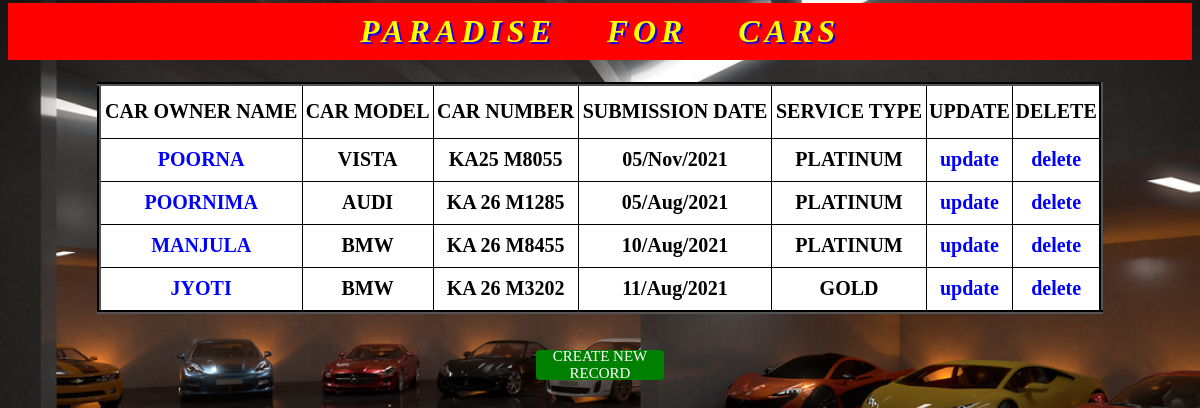
Page /list on the committed database.
### car/models.py (models this page shows, shortened)
class carmodel(models.Model):
    SEVICECHOICES = [('PLATINUM','PLATINUM'),('GOLD','GOLD')]
    SERVICE = [('Full-vehicle inspection and correction of any issues','Full-vehicle inspection and correction of any issues'),
               ('Repack wheel bearings','Repack wheel bearings'),('Suspension check','Suspension check'),('Windscreen wiper replacement','Windscreen wiper replacement'),
               ('Wheel alignment','Wheel alignment'),('Transmission service','Transmission service'),('Coolant flush','Coolant flush'),('Brake fluid and brakes check','Brake fluid and brakes check'),
               ('Air-conditioner filter check','Air-conditioner filter check'),('Spark plug replacement','Spark plug replacement'),('Lights check','Lights check'),
               ('Engine check','Engine check')]
    car_model = models.CharField(max_length=100)
    car_owner = models.CharField(max_length=100)
    car_color = models.CharField(max_length=100)
    car_number = models.CharField(max_length=30)
    description = models.TextField()
    service_type = models.CharField(choices=SEVICECHOICES,blank=True, max_length=8)
    submission_date = models.DateTimeField()
    year_old = models.IntegerField(null=True)
    servicing = models.CharField(choices=SERVICE, blank=True, max_length=100)
    class Meta:
        verbose_name = 'carmodel'
        verbose_name_plural = 'carmodel'

### car/views.py (the view)
# urls.py: path('list',views.carlist.as_view(), name='list'),
class carlist(ListView):
    model = carmodel

### templates/car/carmodel_list.html (shortened to what this page needs)
<!DOCTYPE html>
{%extends 'car/base.html'%}
{%load static%}
{%block child%}
<div class="listview">
    {%if carmodel_list%}
    <table border='1' align="center">
        <thead>
            <th>CAR OWNER NAME</th>
            <th>CAR MODEL</th>
            <th>CAR NUMBER</th>
            <th>SUBMISSION DATE</th>
            <th>SERVICE TYPE</th>
            <th>UPDATE</th>
            <th>DELETE</th>
        </thead>
            {%for c in carmodel_list%}
        <tr>
            <td class="carowner"><a href="/{{c.id}}">{{c.car_owner|upper}}</a></td>
            <td>{{c.car_model|upper}}</td>
            <td>{{c.car_number|upper}}</td>
            <td>{{c.submission_date|date:'d/M/Y'}}</td>
            <td>{{c.service_type|upper}}</td>
            <td><a href="update/{{c.id}}">update</a></td>
            <td><a href="delete/{{c.id}}">delete</a></td>
        </tr>
            {%endfor%}
    </table><br><br>
    {%endif%}
</div>
<div class="createrecord">
    <a href="create">CREATE NEW RECORD</a>
</div>
{%endblock%}

### templates/car/base.html (shortened to what this page needs)
<!DOCTYPE html>
{%load static%}
<html lang="en">
<head>
    <link rel="stylesheet" href="{%static 'car/css/car.css'%}">
</head>
<body>
<div class="basehtml">
    <h1>PARADISE FOR CARS</h1>
</div>
<div class="childblock">
{%block child%}
{%endblock%}
</div>
</body>
</html>

### static/car/css/car.css (style rules this page uses)
body { background:yellow; }
.basehtml h1 { text-align: center; padding:10px; color:yellow; letter-spacing:5px; word-spacing:1cm; font-style: italic; text-shadow:2px 2px 1px blue; font-weight:bold; font-size:bold; }
.basehtml { background:red; margin-top:-18px; }
.listview table { border:4px groove black; border-collapse: collapse; background:white; width:85%; }
.listview table thead { font-size:20px; text-align:center; }
.listview table thead th { color:black; height:50px; }
.listview table tr td { height:40px; text-align:center; color:black; font-weight:bold; font-size:20px; }
.listview table tr td a { text-decoration:none; color:blue; }
.createrecord { background:green; text-align:center; font-family:cambria; font-weight: normal; font-size:15px; padding:5px; border-radius:4px; width:10%; height:20px; display:flex; justify-content:center; align-items:center; margin: auto; }
.createrecord a { color:white; text-decoration:none; }

### templates/car/base.html (style rules this page uses)
body { background-image:url("/static/car/images/background.jpg"); background-repeat:no-repeat; background-size:cover; background-attachment:scroll; }

### rows in the picture
carmodel: car_owner "POORNA", car_model "VISTA", car_number "KA25 M8055", submission_date "05/Nov/2021", service_type "PLATINUM"
carmodel: car_owner "POORNIMA", car_model "AUDI", car_number "KA 26 M1285", submission_date "05/Aug/2021", service_type "PLATINUM"
carmodel: car_owner "MANJULA", car_model "BMW", car_number "KA 26 M8455", submission_date "10/Aug/2021", service_type "PLATINUM"
carmodel: car_owner "JYOTI", car_model "BMW", car_number "KA 26 M3202", submission_date "11/Aug/2021", service_type "GOLD"
